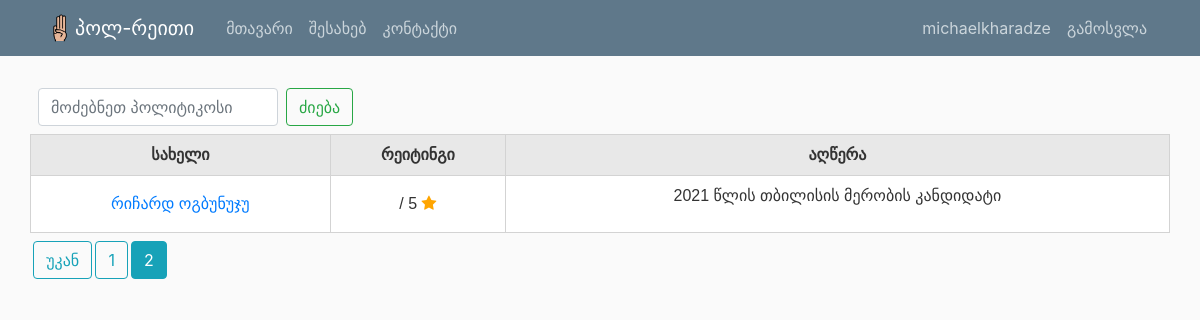
Page /?page=2 (signed in) on the committed database.
### politicians/models.py (models this page shows, shortened)
class Post(models.Model):
    name = models.CharField(max_length=150)
    description = models.TextField()

### politicians/views.py (the view)
# urls.py: path('', PostListView.as_view(), name='politician-list'),
class PostListView(ListView):
    model = Post
    template_name = 'politicians/home.html'
    context_object_name = 'posts'
    ordering = ['name']
    paginate_by = 8
    def get_queryset(self):
        needs_rounding = Post.objects.annotate(avg_rating=Avg('comments__general_rate')).order_by('name')
        return needs_rounding

### politicians/templates/politicians/home.html (shortened to what this page needs)
{% extends "politicians/base.html" %}
{% block content %}
<form style="width: 20%; margin: 0.5rem;" class="search-bar d-flex" method=POST action="{% url 'search-venues' %}">
  <input class='form-control me-2' style="width: 15rem; max-width: 15rem;" type="search" placeholder="მოძებნეთ პოლიტიკოსი" aria-label="Search" name="searched">
  <button style="margin-left: 0.5rem;" class='btn btn-outline-success' type="submit">ძიება</button>
</form>
<table>
    <tr>
      <th>სახელი</th>
      <th>რეიტინგი</th>
      <th>აღწერა</th>
    </tr>
    {% for post in posts %}
    <tr>
            <td><a href="{% url 'politician-detail' post.id %}">{{ post.name }}</a></td>
            <td>{{ post.avg_rating|floatformat }} / 5 <span class="fa fa-star checked"></span></td>
            <td>{{ post.description|safe|truncatechars:"70"|linebreaks }}</td>
    </tr>
    {% endfor %}
</table>
{% if is_paginated %}
  {% if page_obj.has_previous %}
    <a style="margin-top: 0.5rem; margin-left: 0.2rem" class="btn btn-outline-info mb-4" href="?page={{ page_obj.previous_page_number }}">უკან</a>
  {% endif %}
  {% for num in page_obj.paginator.page_range %}
    {% if page_obj.number == num %}
      <a style="margin-top: 0.5rem; margin-left: 0.2rem" class="btn btn-info mb-4" href="?page={{ num }}">{{ num }}</a>
    {% elif num > page_obj.number|add:'-3' and num < page_obj.number|add:'3' %}
      <a style="margin-top: 0.5rem; margin-left: 0.2rem" class="btn btn-outline-info mb-4" href="?page={{ num }}">{{ num }}</a>
    {% endif %}
  {% endfor %}
{% endif %}
{% endblock content %}

### politicians/templates/politicians/base.html (shortened to what this page needs)
{% load static %}
<!DOCTYPE html>
<html lang="en">
<head>
    <link rel="stylesheet" href="https://maxcdn.bootstrapcdn.com/bootstrap/4.0.0/css/bootstrap.min.css">
    <link rel="stylesheet" type="text/css" href="{% static 'politicians/main.css' %}">
    <link rel="stylesheet" type="text/css" href="{% static 'politicians/table.css' %}">
    <link rel="stylesheet" href="https://cdnjs.cloudflare.com/ajax/libs/font-awesome/4.7.0/css/font-awesome.min.css">
</head>
<body>
    <header class="site-header">
        <nav class="navbar navbar-expand-xl navbar-dark bg-steel fixed-top">
            <div class="container">
                <a class="navbar-brand mr-4" href="/"><img class="d-inline-block align-top" src="{% static 'politicians/logo.png' %}" width="30" height="30" alt="Logo">პოლ-რეითი</a>
                <div class="collapse navbar-collapse" id="navbarToggle">
                    <div class="navbar-nav mr-auto">
                        <a class="nav-item nav-link" href="{% url 'politician-list' %}">მთავარი</a>
                        <a class="nav-item nav-link" href="{% url 'politician-about' %}">შესახებ</a>
                        <a class="nav-item nav-link" href="{% url 'politician-contact' %}">კონტაქტი</a>
                    </div>
                    <div class="navbar-nav">
                        {% if user.is_authenticated %}
                          <a class="nav-item nav-link">{{ user.username }}</a>
                          <a class="nav-item nav-link" href="{% url 'logout' %}">გამოსვლა</a>
                        {% else %}
                          <a class="nav-item nav-link" href="{% url 'login' %}">შესვლა</a>
                          <a class="nav-item nav-link" href="{% url 'register' %}">რეგისტრაცია</a>
                        {% endif %}
                    </div>
                </div>
            </div>
        </nav>
    </header>
    <main role="main" class="container">
        <div class="row">
                {% block content %}{% endblock %}
        </div>
    </main>
</body>
</html>

### politicians/static/politicians/main.css (style rules this page uses)
body { background: #fafafa; color: #333333; margin-top: 5rem; }
.bg-steel { background-color: #5f788a; }
.site-header .navbar-nav .nav-link { color: #cbd5db; }
.checked { color: orange; }

### politicians/static/politicians/table.css (style rules this page uses)
th, td { text-align: center; border-style: solid; border-color: lightgrey; border-width: 1px; padding: 8px; word-wrap: break-word; }
th { background-color: #e8e8e8; }
td { word-wrap: break-word; }
table { font-family: arial, sans-serif; border-collapse: collapse; width: 100%; background: #ffffff; }

### rows in the picture
Post: name "რიჩარდ ოგბუნუჯუ", description "2021 წლის თბილისის მერობის კანდიდატი"

### other values in the picture
{{ user.username }} "michaelkharadze"
{{ num }} "1"
{{ num }} "2"
